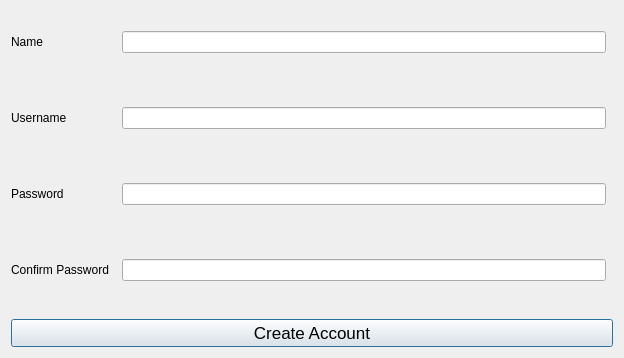
<?xml version="1.0" encoding="UTF-8"?>
<ui version="4.0">
 <class>signwind</class>
 <widget class="QDialog" name="signwind">
  <property name="geometry">
   <rect>
    <x>0</x>
    <y>0</y>
    <width>624</width>
    <height>358</height>
   </rect>
  </property>
  <property name="windowTitle">
   <string>Dialog</string>
  </property>
  <layout class="QHBoxLayout" name="horizontalLayout">
   <item>
    <layout class="QVBoxLayout" name="verticalLayout">
     <item>
      <layout class="QFormLayout" name="formLayout">
       <property name="horizontalSpacing">
        <number>13</number>
       </property>
       <property name="verticalSpacing">
        <number>54</number>
       </property>
       <property name="topMargin">
        <number>20</number>
       </property>
       <property name="rightMargin">
        <number>7</number>
       </property>
       <item row="0" column="0">
        <widget class="QLabel" name="label_2">
         <property name="text">
          <string>Name</string>
         </property>
        </widget>
       </item>
       <item row="1" column="0">
        <widget class="QLabel" name="label_3">
         <property name="text">
          <string>Username</string>
         </property>
        </widget>
       </item>
       <item row="3" column="0">
        <widget class="QLabel" name="label_4">
         <property name="text">
          <string>Confirm Password</string>
         </property>
        </widget>
       </item>
       <item row="2" column="0">
        <widget class="QLabel" name="label_5">
         <property name="text">
          <string>Password</string>
         </property>
        </widget>
       </item>
       <item row="0" column="1">
        <widget class="QLineEdit" name="name_eidt"/>
       </item>
       <item row="1" column="1">
        <widget class="QLineEdit" name="lineEdit_2"/>
       </item>
       <item row="2" column="1">
        <widget class="QLineEdit" name="lineEdit_3">
         <property name="echoMode">
          <enum>QLineEdit::EchoMode::Password</enum>
         </property>
        </widget>
       </item>
       <item row="3" column="1">
        <widget class="QLineEdit" name="lineEdit_4">
         <property name="echoMode">
          <enum>QLineEdit::EchoMode::Password</enum>
         </property>
        </widget>
       </item>
      </layout>
     </item>
     <item>
      <widget class="QLabel" name="label">
       <property name="text">
        <string/>
       </property>
      </widget>
     </item>
     <item>
      <widget class="QPushButton" name="createacc_btn">
       <property name="font">
        <font>
         <pointsize>13</pointsize>
        </font>
       </property>
       <property name="text">
        <string>Create Account</string>
       </property>
      </widget>
     </item>
    </layout>
   </item>
  </layout>
 </widget>
 <resources/>
 <connections/>
</ui>
